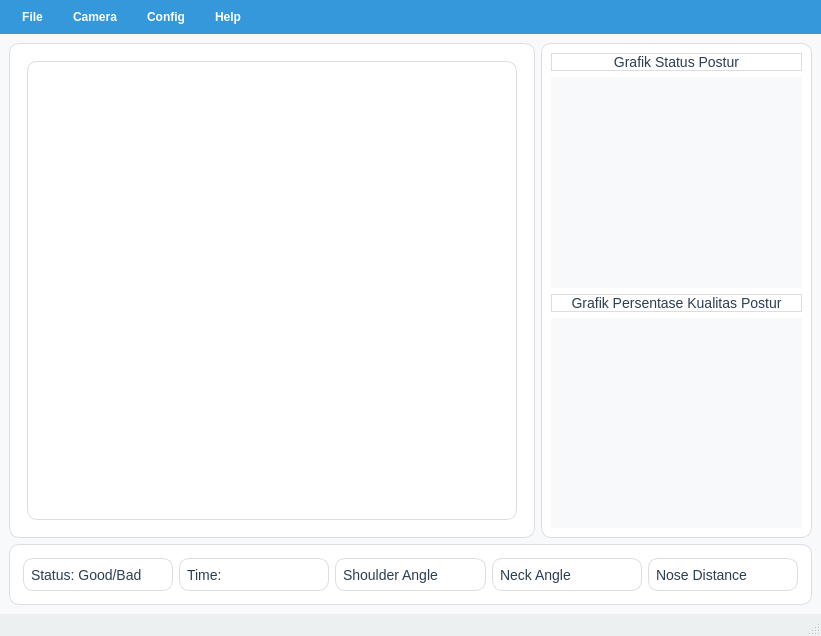
<?xml version="1.0" encoding="UTF-8"?>
<ui version="4.0">
 <class>MainWindow</class>
 <widget class="QMainWindow" name="MainWindow">
  <property name="geometry">
   <rect>
    <x>0</x>
    <y>0</y>
    <width>821</width>
    <height>636</height>
   </rect>
  </property>
  <property name="windowTitle">
   <string>MainWindow</string>
  </property>
  <widget class="QWidget" name="centralwidget">
   <property name="styleSheet">
    <string notr="true">QWidget {
    background-color: #f7f9fb;
    font-family: 'Segoe UI', 'Arial', sans-serif;
    font-size: 14px;
    color: #2c3e50;
}</string>
   </property>
   <layout class="QGridLayout" name="gridLayout">
    <item row="0" column="0">
     <layout class="QHBoxLayout" name="horizontalLayout_2" stretch="2,1">
      <item>
       <widget class="QFrame" name="streaming_area">
        <property name="enabled">
         <bool>true</bool>
        </property>
        <property name="minimumSize">
         <size>
          <width>511</width>
          <height>491</height>
         </size>
        </property>
        <property name="styleSheet">
         <string notr="true">QFrame {
    background-color: #ffffff;
    border: 1px solid #dcdde1;
    border-radius: 10px;
    padding: 8px;
}</string>
        </property>
        <property name="frameShape">
         <enum>QFrame::Panel</enum>
        </property>
        <property name="frameShadow">
         <enum>QFrame::Sunken</enum>
        </property>
        <property name="lineWidth">
         <number>2</number>
        </property>
        <layout class="QGridLayout" name="gridLayout_2">
         <item row="0" column="0">
          <widget class="QLabel" name="streaming">
           <property name="sizePolicy">
            <sizepolicy hsizetype="Preferred" vsizetype="Preferred">
             <horstretch>0</horstretch>
             <verstretch>0</verstretch>
            </sizepolicy>
           </property>
           <property name="text">
            <string/>
           </property>
           <property name="alignment">
            <set>Qt::AlignCenter</set>
           </property>
          </widget>
         </item>
        </layout>
       </widget>
      </item>
      <item>
       <widget class="QFrame" name="graph_area">
        <property name="minimumSize">
         <size>
          <width>271</width>
          <height>491</height>
         </size>
        </property>
        <property name="styleSheet">
         <string notr="true">QFrame {
    background-color: #ffffff;
    border: 1px solid #dcdde1;
    border-radius: 10px;
}</string>
        </property>
        <property name="frameShape">
         <enum>QFrame::Panel</enum>
        </property>
        <property name="frameShadow">
         <enum>QFrame::Sunken</enum>
        </property>
        <property name="lineWidth">
         <number>2</number>
        </property>
        <layout class="QVBoxLayout" name="verticalLayout">
         <item>
          <widget class="QLabel" name="graph_status">
           <property name="sizePolicy">
            <sizepolicy hsizetype="Preferred" vsizetype="Fixed">
             <horstretch>0</horstretch>
             <verstretch>0</verstretch>
            </sizepolicy>
           </property>
           <property name="styleSheet">
            <string notr="true">QLabel {
    color: #2c3e50;
    font-weight: normal;
}</string>
           </property>
           <property name="text">
            <string>Grafik Status Postur</string>
           </property>
           <property name="alignment">
            <set>Qt::AlignCenter</set>
           </property>
          </widget>
         </item>
         <item>
          <widget class="QWidget" name="graphStatus" native="true"/>
         </item>
         <item>
          <widget class="QLabel" name="graph_acc">
           <property name="sizePolicy">
            <sizepolicy hsizetype="Preferred" vsizetype="Fixed">
             <horstretch>0</horstretch>
             <verstretch>0</verstretch>
            </sizepolicy>
           </property>
           <property name="styleSheet">
            <string notr="true">QLabel {
    color: #2c3e50;
    font-weight: normal;
}</string>
           </property>
           <property name="frameShape">
            <enum>QFrame::NoFrame</enum>
           </property>
           <property name="text">
            <string>Grafik Persentase Kualitas Postur</string>
           </property>
           <property name="alignment">
            <set>Qt::AlignCenter</set>
           </property>
          </widget>
         </item>
         <item>
          <widget class="QWidget" name="graphAkurasi" native="true"/>
         </item>
        </layout>
       </widget>
      </item>
     </layout>
    </item>
    <item row="1" column="0">
     <widget class="QFrame" name="status_area">
      <property name="sizePolicy">
       <sizepolicy hsizetype="Expanding" vsizetype="Fixed">
        <horstretch>0</horstretch>
        <verstretch>0</verstretch>
       </sizepolicy>
      </property>
      <property name="minimumSize">
       <size>
        <width>801</width>
        <height>61</height>
       </size>
      </property>
      <property name="styleSheet">
       <string notr="true">QFrame {
    background-color: #ffffff;
    border: 1px solid #dcdde1;
    border-radius: 10px;
    padding: 4px;
}</string>
      </property>
      <property name="frameShape">
       <enum>QFrame::Panel</enum>
      </property>
      <property name="frameShadow">
       <enum>QFrame::Sunken</enum>
      </property>
      <property name="lineWidth">
       <number>2</number>
      </property>
      <layout class="QHBoxLayout" name="horizontalLayout" stretch="1,1,1,1,1">
       <item>
        <widget class="QLabel" name="status">
         <property name="sizePolicy">
          <sizepolicy hsizetype="Minimum" vsizetype="Preferred">
           <horstretch>0</horstretch>
           <verstretch>0</verstretch>
          </sizepolicy>
         </property>
         <property name="styleSheet">
          <string notr="true">QLabel {
    color: #2c3e50;
    font-weight: normal;
}</string>
         </property>
         <property name="text">
          <string>Status: Good/Bad</string>
         </property>
        </widget>
       </item>
       <item>
        <widget class="QLabel" name="time">
         <property name="sizePolicy">
          <sizepolicy hsizetype="Minimum" vsizetype="Preferred">
           <horstretch>0</horstretch>
           <verstretch>0</verstretch>
          </sizepolicy>
         </property>
         <property name="styleSheet">
          <string notr="true">QLabel {
    color: #2c3e50;
    font-weight: normal;
}</string>
         </property>
         <property name="text">
          <string>Time:</string>
         </property>
        </widget>
       </item>
       <item>
        <widget class="QLabel" name="shoulder">
         <property name="sizePolicy">
          <sizepolicy hsizetype="Minimum" vsizetype="Preferred">
           <horstretch>0</horstretch>
           <verstretch>0</verstretch>
          </sizepolicy>
         </property>
         <property name="styleSheet">
          <string notr="true">QLabel {
    color: #2c3e50;
    font-weight: normal;
}</string>
         </property>
         <property name="text">
          <string>Shoulder Angle</string>
         </property>
        </widget>
       </item>
       <item>
        <widget class="QLabel" name="neck">
         <property name="sizePolicy">
          <sizepolicy hsizetype="Minimum" vsizetype="Preferred">
           <horstretch>0</horstretch>
           <verstretch>0</verstretch>
          </sizepolicy>
         </property>
         <property name="styleSheet">
          <string notr="true">QLabel {
    color: #2c3e50;
    font-weight: normal;
}</string>
         </property>
         <property name="text">
          <string>Neck Angle</string>
         </property>
        </widget>
       </item>
       <item>
        <widget class="QLabel" name="nose">
         <property name="sizePolicy">
          <sizepolicy hsizetype="Minimum" vsizetype="Preferred">
           <horstretch>0</horstretch>
           <verstretch>0</verstretch>
          </sizepolicy>
         </property>
         <property name="styleSheet">
          <string notr="true">QLabel {
    color: #2c3e50;
    font-weight: normal;
}</string>
         </property>
         <property name="text">
          <string>Nose Distance</string>
         </property>
        </widget>
       </item>
      </layout>
     </widget>
    </item>
   </layout>
  </widget>
  <widget class="QMenuBar" name="menubar">
   <property name="geometry">
    <rect>
     <x>0</x>
     <y>0</y>
     <width>821</width>
     <height>37</height>
    </rect>
   </property>
   <property name="styleSheet">
    <string notr="true">QMenuBar {
    background-color: #3498db;
    color: white;
    font-weight: bold;
    padding: 4px;
}

QMenuBar::item {
    background-color: transparent;
    padding: 6px 12px;
}

QMenuBar::item:selected {
    background-color: #2980b9;
    border-radius: 4px;
}</string>
   </property>
   <widget class="QMenu" name="menuFile">
    <property name="styleSheet">
     <string notr="true">QMenu {
    background-color: white;
    border: 1px solid #ccc;
    padding: 4px;
}

QMenu::item {
    padding: 6px 20px;
    background-color: transparent;
}

QMenu::item:selected {
    background-color: #dff9fb;
    color: #2980b9;
}</string>
    </property>
    <property name="title">
     <string>File</string>
    </property>
    <addaction name="actionExport_to_Excel"/>
   </widget>
   <widget class="QMenu" name="menuStreaming">
    <property name="styleSheet">
     <string notr="true">QMenu {
    background-color: white;
    border: 1px solid #ccc;
    padding: 4px;
}

QMenu::item {
    padding: 6px 20px;
    background-color: transparent;
}

QMenu::item:selected {
    background-color: #dff9fb;
    color: #2980b9;
}</string>
    </property>
    <property name="title">
     <string>Camera</string>
    </property>
    <addaction name="actionCamera_ON"/>
   </widget>
   <widget class="QMenu" name="menuConfig">
    <property name="styleSheet">
     <string notr="true">QMenu {
    background-color: white;
    border: 1px solid #ccc;
    padding: 4px;
}

QMenu::item {
    padding: 6px 20px;
    background-color: transparent;
}

QMenu::item:selected {
    background-color: #dff9fb;
    color: #2980b9;
}</string>
    </property>
    <property name="title">
     <string>Config</string>
    </property>
    <addaction name="actionSelect_Notification"/>
    <addaction name="actionMute"/>
    <addaction name="actionPop_up_Mode"/>
   </widget>
   <widget class="QMenu" name="menuAbout">
    <property name="styleSheet">
     <string notr="true">QMenu {
    background-color: white;
    border: 1px solid #ccc;
    padding: 4px;
}

QMenu::item {
    padding: 6px 20px;
    background-color: transparent;
}

QMenu::item:selected {
    background-color: #dff9fb;
    color: #2980b9;
}</string>
    </property>
    <property name="title">
     <string>Help</string>
    </property>
    <addaction name="actionAbout"/>
    <addaction name="actionTutorial"/>
   </widget>
   <addaction name="menuFile"/>
   <addaction name="menuStreaming"/>
   <addaction name="menuConfig"/>
   <addaction name="menuAbout"/>
  </widget>
  <widget class="QStatusBar" name="statusbar">
   <property name="styleSheet">
    <string notr="true">QStatusBar {
    background-color: #ecf0f1;
    color: #2c3e50;
    padding-left: 10px;
    font-style: italic;
}
</string>
   </property>
  </widget>
  <action name="actionCamera_ON">
   <property name="text">
    <string>Camera ON</string>
   </property>
  </action>
  <action name="actionExport_to_Excel">
   <property name="text">
    <string>Export to Excel</string>
   </property>
  </action>
  <action name="actionSelect_Notification">
   <property name="text">
    <string>Select Notification</string>
   </property>
  </action>
  <action name="actionMute">
   <property name="text">
    <string>Mute</string>
   </property>
  </action>
  <action name="actionPop_up_Mode">
   <property name="text">
    <string>Pop-up Mode</string>
   </property>
  </action>
  <action name="actionAbout">
   <property name="text">
    <string>About</string>
   </property>
  </action>
  <action name="actionTutorial">
   <property name="text">
    <string>Tutorial</string>
   </property>
  </action>
 </widget>
 <resources/>
 <connections/>
</ui>
